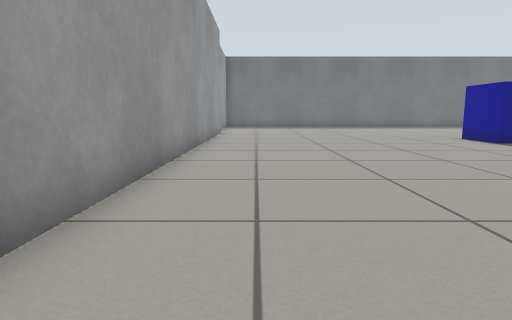
View 1 (above)

17 first-person views from a walk through a robot-simulator world made for Gazebo. The camera is 0.5 m above the floor, tilts 8° down and sees 75° across. The floor is counted in squares, 0.5 m on a side. Each view is taken from the middle of a square. On the plan, view 1 faces up. The plan holds only what a view shows up to about 12 squares ahead; the rest is blank. The place goes on beyond the plan. The robots in the file are not drawn.

View 2
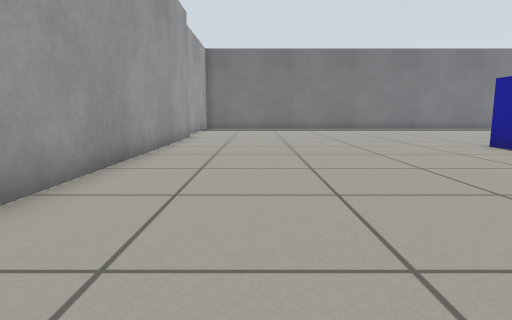

View 3
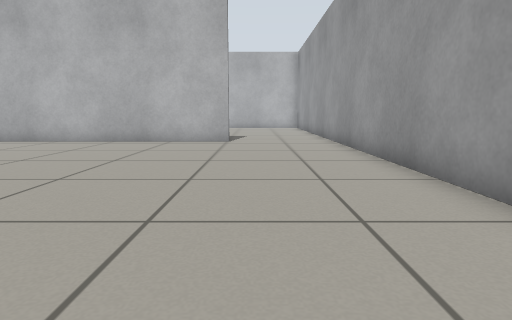

View 4
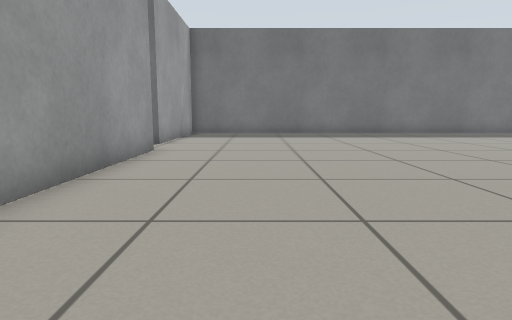

View 5
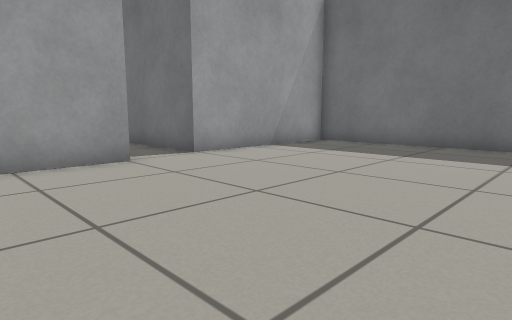

View 6
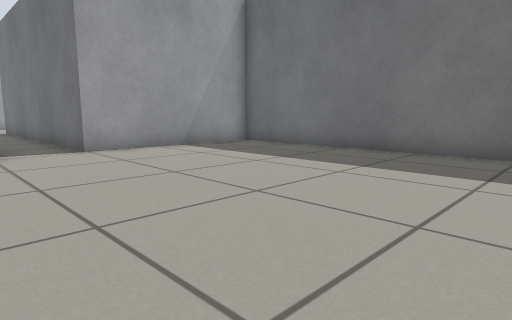

View 7
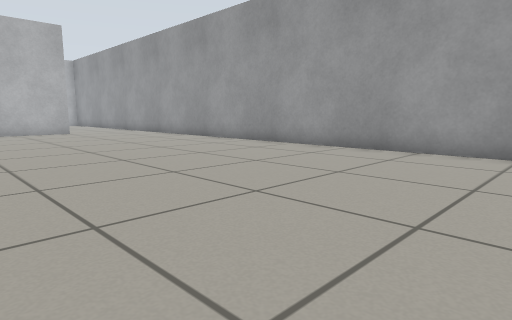

View 8
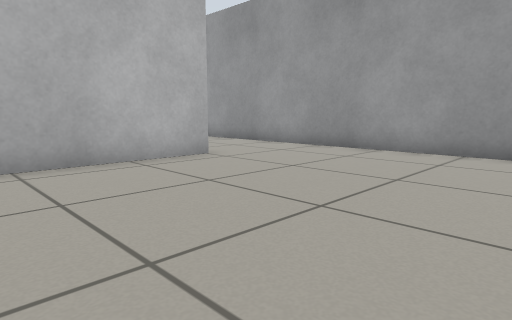

View 9
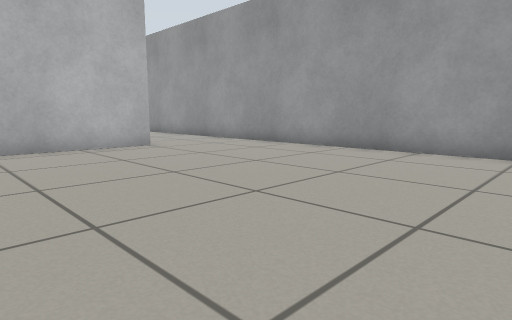

View 10
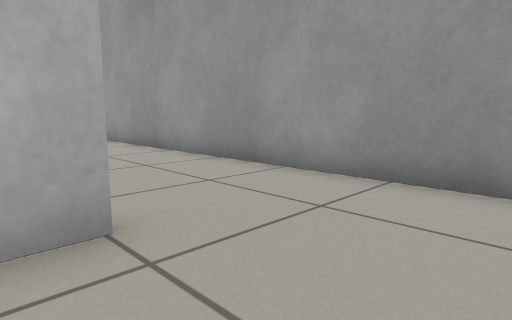

View 11
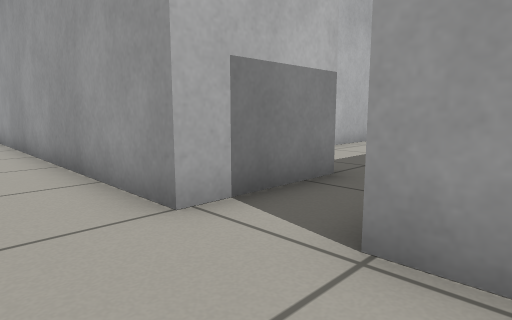

View 12
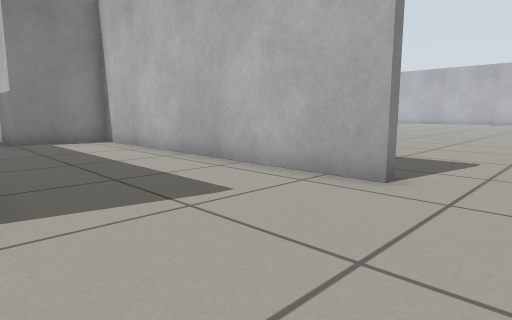

View 13
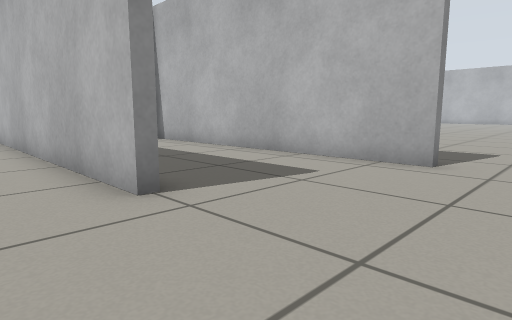

View 14
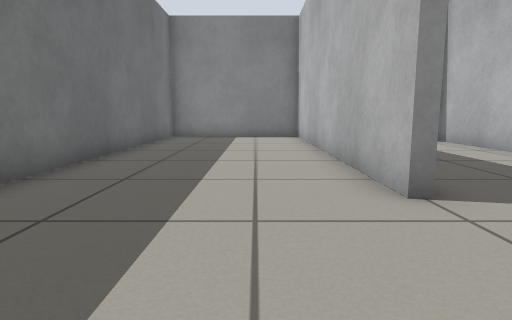

View 15
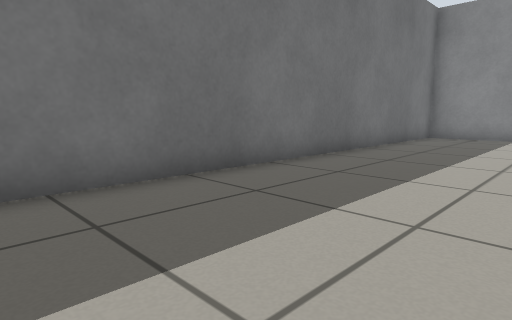

View 16
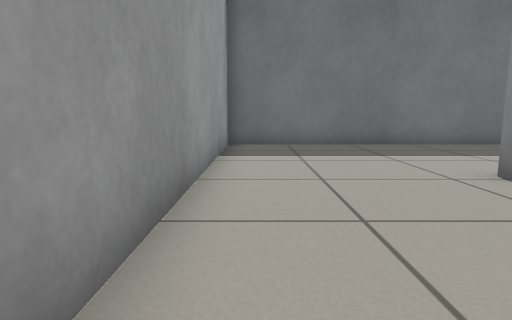

View 17
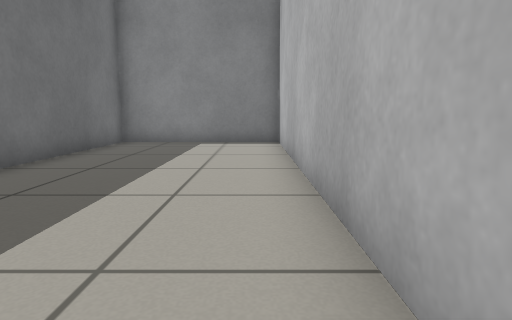

### Floor plan
Points are (right, up) in squares from view 1. A wall is a line through its corners. A room is listed if a view was taken in it or the views show most of it. See-through windows are left out.
Room 1 (views 1, 2, 3, 4, 5, 6, 7, 8, 9, 10, 11)
walls: (-1.8, 17) (-1.8, -3.4); (6, 24.6) (-2.2, 24.6) (-2.2, 18.9); (1.9, -3.7) (7.5, -3.7)
ways out: opening at (-2, 18) to room 2; opening at (0, -4)
Room 2 (views 12, 16)
walls: (-15, 14.3) (-4.8, 14.3) (-4.8, 17) (-1.8, 17); (-17.9, 19.4) (-17.9, 15); (-2.2, 18.9) (-7.7, 18.9)
ways out: opening at (-2, 18) to room 1; opening at (-15.5, 19) to room 3; opening at (-16, 14)
Room 3 (views 13, 14, 15, 17)
walls: (-13.2, 19.2) (-2.5, 19.2) (-2.5, 24.6) (-17.9, 24.6) (-17.9, 19.4)
ways out: opening at (-15.5, 19) to room 2

Where each view was taken, in squares from view 1:
view 1: 0 up, 0 right, facing up
view 2: 3 up, 1 right, facing up
view 3: 8 up, 1 right, facing down
view 4: 8 up, 1 right, facing up
view 5: 14 up, 5 right, facing up-left
view 6: 16 up, 7 right, facing up-left
view 7: 14 up, 7 right, facing down-left
view 8: 3 up, 7 right, facing down-left
view 9: 6 up, 7 right, facing down-left
view 10: 1 down, 3 right, facing down-left
view 11: 20 up, 0 right, facing down-left
view 12: 19 up, 17 left, facing down-right
view 13: 21 up, 17 left, facing down-right
view 14: 21 up, 17 left, facing right
view 15: 20 up, 17 left, facing up-right
view 16: 14 up, 17 left, facing up
view 17: 20 up, 14 left, facing right
